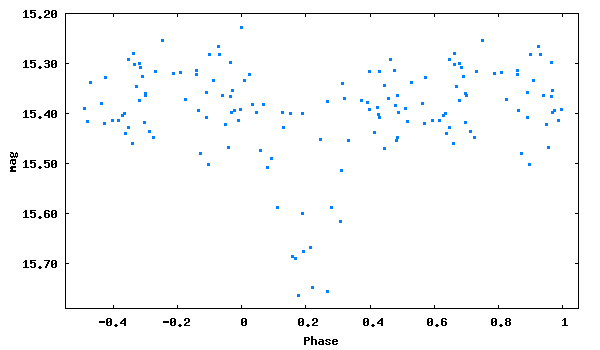

gnuplot code for this plot:
set term png size 600,350 medium
set colors classic
set output 'phase_lc_5.png'
set xlabel 'Phase'
set ylabel 'mag'
#set title 'JDmax = 2447057.42700 + 0.5040414 x E'
set format y '%5.2f'
plot [-0.55:1.05][15.79:15.20] "phase_lc_5.dat" linecolor 3 pointtype 5 pointsize 0.3 title ""
